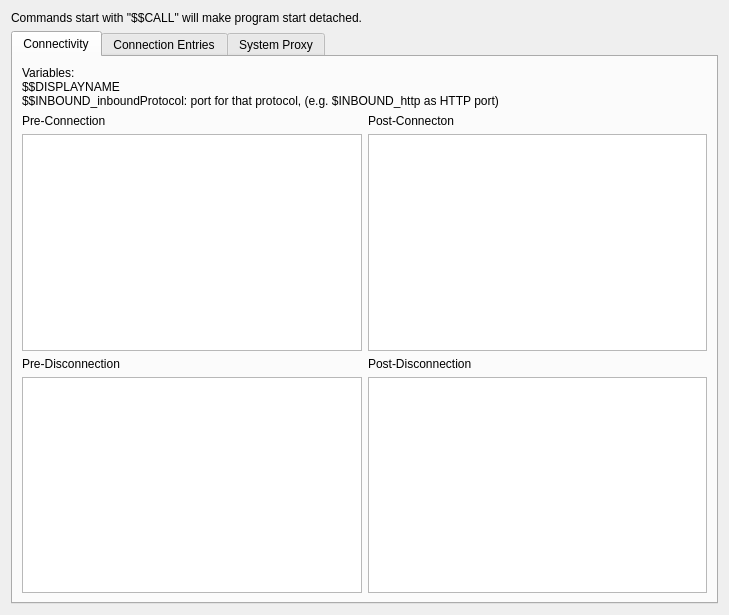
<?xml version="1.0" encoding="UTF-8"?>
<ui version="4.0">
 <class>CommandPluginSettings</class>
 <widget class="QWidget" name="CommandPluginSettings">
  <property name="geometry">
   <rect>
    <x>0</x>
    <y>0</y>
    <width>729</width>
    <height>615</height>
   </rect>
  </property>
  <property name="windowTitle">
   <string>Form</string>
  </property>
  <layout class="QGridLayout" name="gridLayout_4">
   <item row="1" column="0">
    <widget class="QTabWidget" name="tabWidget">
     <property name="currentIndex">
      <number>0</number>
     </property>
     <widget class="QWidget" name="tab">
      <attribute name="title">
       <string>Connectivity</string>
      </attribute>
      <layout class="QGridLayout" name="gridLayout">
       <item row="1" column="0">
        <widget class="QLabel" name="label">
         <property name="text">
          <string>Pre-Connection</string>
         </property>
        </widget>
       </item>
       <item row="3" column="1">
        <widget class="QLabel" name="label_4">
         <property name="text">
          <string>Post-Disconnection</string>
         </property>
        </widget>
       </item>
       <item row="2" column="0">
        <widget class="QPlainTextEdit" name="preConnTxt">
         <property name="lineWrapMode">
          <enum>QPlainTextEdit::NoWrap</enum>
         </property>
        </widget>
       </item>
       <item row="4" column="1">
        <widget class="QPlainTextEdit" name="postDisconnTxt">
         <property name="lineWrapMode">
          <enum>QPlainTextEdit::NoWrap</enum>
         </property>
        </widget>
       </item>
       <item row="1" column="1">
        <widget class="QLabel" name="label_2">
         <property name="text">
          <string>Post-Connecton</string>
         </property>
        </widget>
       </item>
       <item row="4" column="0">
        <widget class="QPlainTextEdit" name="preDisconnTxt">
         <property name="lineWrapMode">
          <enum>QPlainTextEdit::NoWrap</enum>
         </property>
        </widget>
       </item>
       <item row="3" column="0">
        <widget class="QLabel" name="label_3">
         <property name="text">
          <string>Pre-Disconnection</string>
         </property>
        </widget>
       </item>
       <item row="2" column="1">
        <widget class="QPlainTextEdit" name="postConnTxt">
         <property name="lineWrapMode">
          <enum>QPlainTextEdit::NoWrap</enum>
         </property>
        </widget>
       </item>
       <item row="0" column="0" colspan="2">
        <widget class="QLabel" name="label_12">
         <property name="text">
          <string>Variables: 
$$DISPLAYNAME
$$INBOUND_inboundProtocol: port for that protocol, (e.g. $INBOUND_http as HTTP port)</string>
         </property>
        </widget>
       </item>
      </layout>
     </widget>
     <widget class="QWidget" name="tab_2">
      <attribute name="title">
       <string>Connection Entries</string>
      </attribute>
      <layout class="QGridLayout" name="gridLayout_2">
       <item row="4" column="1">
        <widget class="QPlainTextEdit" name="connDeleteTxt">
         <property name="lineWrapMode">
          <enum>QPlainTextEdit::NoWrap</enum>
         </property>
        </widget>
       </item>
       <item row="2" column="0">
        <widget class="QPlainTextEdit" name="connCreateTxt">
         <property name="lineWrapMode">
          <enum>QPlainTextEdit::NoWrap</enum>
         </property>
        </widget>
       </item>
       <item row="1" column="1">
        <widget class="QLabel" name="label_6">
         <property name="text">
          <string>Connection Renamed</string>
         </property>
        </widget>
       </item>
       <item row="2" column="1">
        <widget class="QPlainTextEdit" name="connRenameTxt">
         <property name="lineWrapMode">
          <enum>QPlainTextEdit::NoWrap</enum>
         </property>
        </widget>
       </item>
       <item row="3" column="0">
        <widget class="QLabel" name="label_7">
         <property name="text">
          <string>Connection Updated</string>
         </property>
        </widget>
       </item>
       <item row="1" column="0">
        <widget class="QLabel" name="label_5">
         <property name="text">
          <string>Connection Created</string>
         </property>
        </widget>
       </item>
       <item row="4" column="0">
        <widget class="QPlainTextEdit" name="connUpdateTxt">
         <property name="lineWrapMode">
          <enum>QPlainTextEdit::NoWrap</enum>
         </property>
        </widget>
       </item>
       <item row="3" column="1">
        <widget class="QLabel" name="label_8">
         <property name="text">
          <string>Connection Deleted</string>
         </property>
        </widget>
       </item>
       <item row="0" column="0" colspan="2">
        <widget class="QLabel" name="label_11">
         <property name="text">
          <string>Variables: 
$$DISPLAYNAME
$$ORIGINAL_NAME</string>
         </property>
        </widget>
       </item>
      </layout>
     </widget>
     <widget class="QWidget" name="tab_3">
      <attribute name="title">
       <string>System Proxy</string>
      </attribute>
      <layout class="QGridLayout" name="gridLayout_3">
       <item row="3" column="0">
        <widget class="QLabel" name="label_10">
         <property name="text">
          <string>Clear System Proxy</string>
         </property>
        </widget>
       </item>
       <item row="1" column="0">
        <widget class="QLabel" name="label_9">
         <property name="text">
          <string>Set System Proxy</string>
         </property>
        </widget>
       </item>
       <item row="0" column="0">
        <widget class="QLabel" name="label_13">
         <property name="text">
          <string>Variables: 
$$HTTP: HTTP port (could be 0)
$$SOCKS: SOCKS port (could be 0)</string>
         </property>
        </widget>
       </item>
       <item row="2" column="0">
        <widget class="QPlainTextEdit" name="setSystemProxyTxt"/>
       </item>
       <item row="4" column="0">
        <widget class="QPlainTextEdit" name="clearSystemProxyTxt"/>
       </item>
      </layout>
     </widget>
    </widget>
   </item>
   <item row="0" column="0">
    <widget class="QLabel" name="label_14">
     <property name="text">
      <string>Commands start with &quot;$$CALL&quot; will make program start detached.</string>
     </property>
    </widget>
   </item>
  </layout>
 </widget>
 <resources/>
 <connections/>
</ui>
